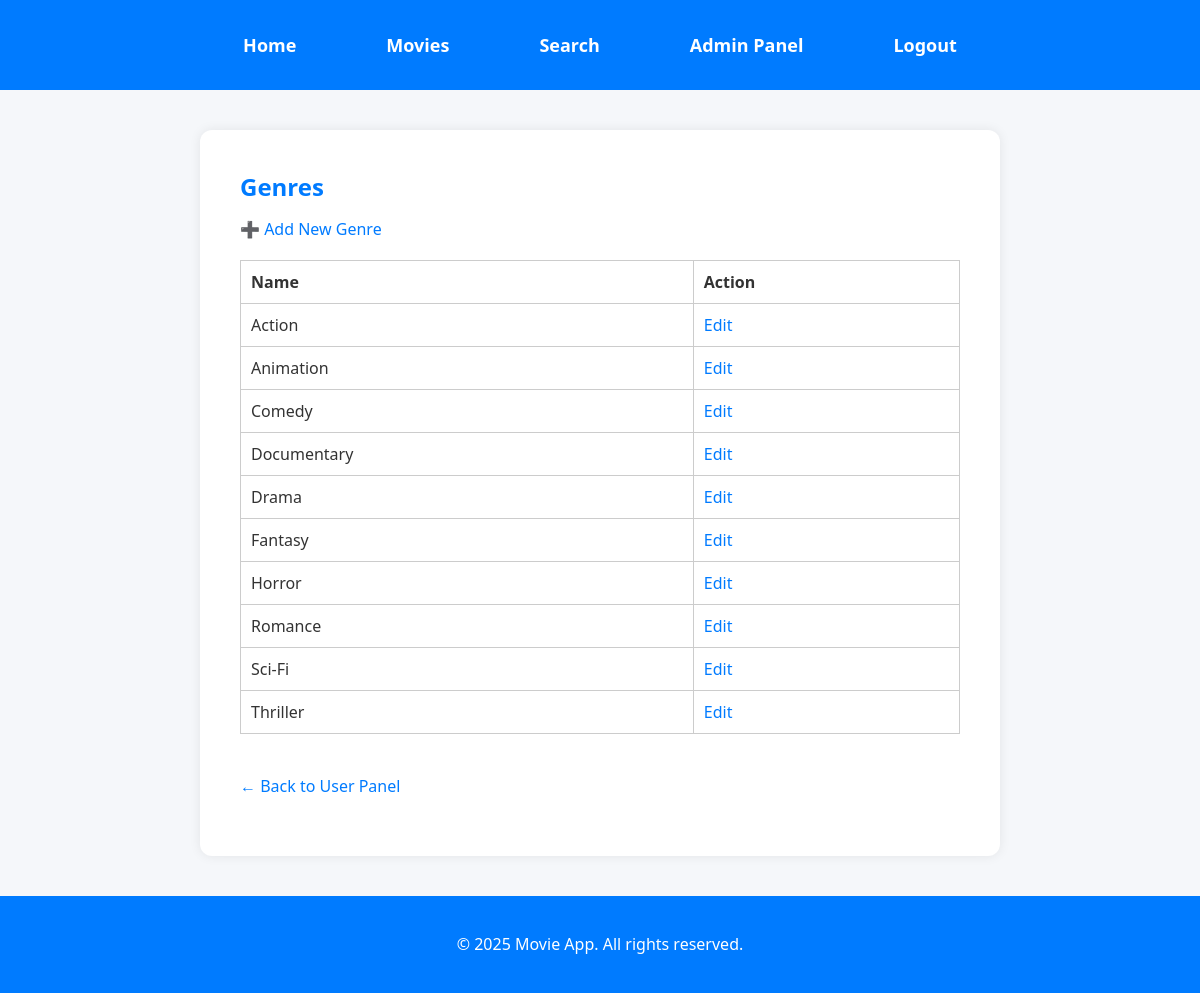
The page /admin/view_genre.php (signed in) on the database its author committed.
### tables this page shows
CREATE TABLE `genres` (
  `id` int(11) NOT NULL,
  `name` varchar(100) NOT NULL
);

### config/SystemSettings.php (called while the page is built, shortened)
<?php
require_once 'DBConnection.php';
class SystemSettings {
    private static $instance = null;
    private $db;
    private function __construct() {
        $this->db = DBConnection::getInstance();
        $this->loadSettings();
    }
    public static function getInstance() {
        if (self::$instance === null) {
            self::$instance = new SystemSettings();
        }
        return self::$instance;
    }
    private function loadSettings() {
        $sql = "SELECT * FROM system_settings";
        $result = $this->db->query($sql);
    }
}

### config/DBConnection.php (called while the page is built, shortened)
<?php
class DBConnection {
    private static $instance = null;
    protected $conn;
    public function __construct() {
        $this->conn = new mysqli(DB_HOST, DB_USER, DB_PASS, DB_NAME);
    }
    public static function getInstance() {
        if (self::$instance === null) {
            self::$instance = new DBConnection();
        }
        return self::$instance->getConnection();
    }
    public function getConnection() {
        return $this->conn;
    }
}
?>

### admin/view_genre.php (the view, shortened to what this page needs)
<?php
require_once '../config/DBConnection.php';
$db = (new DBConnection())->getConnection();
$result = $db->query("SELECT * FROM genres ORDER BY name");
include '../includes/header.php';
include '../includes/navigation.php';
?>
<main class="admin-container">
<h2>Genres</h2>
<a href="manage_genre.php">➕ Add New Genre</a>
<table border="1" cellpadding="5">
    <tr><th>Name</th><th>Action</th></tr>
    <?php while ($g = $result->fetch_assoc()): ?>
        <tr>
        <td><?= htmlspecialchars($g['name']) ?></td>
        <td>
            <a href="manage_genre.php?id=<?= $g['id'] ?>">Edit</a>
        </td>
        </tr>
    <?php endwhile; ?>
</table>
<p style="margin-top: 40px;">
    <a href="/user/home.php">← Back to User Panel</a>
</p>
</main>
<?php include '../includes/footer.php'; ?>

### assets/css/style.css (style rules this page uses)
* { box-sizing: border-box; }
html, body { margin: 0; padding: 0; font-family: 'Segoe UI', sans-serif; background-color: #f5f7fa; color: #333; height: 100%; display: flex; flex-direction: column; }
h2 { color: var(--theme-color); margin-bottom: 15px; }
p { font-size: 16px; line-height: 1.6; }

### assets/css/admin.css (style rules this page uses)
body.admin-page { background-color: #f5f7fa; font-family: 'Segoe UI', sans-serif; color: #333; margin: 0; padding: 0; }
.admin-container { max-width: 800px; width: 95%; margin: 40px auto; padding: 40px; background: #fff; border-radius: 12px; box-shadow: 0 0 12px rgba(0, 0, 0, 0.08); }
table { width: 100%; border-collapse: collapse; margin-top: 20px; }
th, td { padding: 10px; border: 1px solid #ccc; text-align: left; }
h2 { color: var(--theme-color); margin-top: 0; }
a { color: var(--theme-color); text-decoration: none; }

### rows shown on the page
genres: name "Action"
genres: name "Animation"
genres: name "Comedy"
genres: name "Documentary"
genres: name "Drama"
genres: name "Fantasy"
genres: name "Horror"
genres: name "Romance"
genres: name "Sci-Fi"
genres: name "Thriller"
